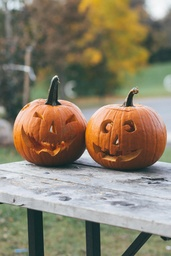
#> input picture halloween-unsplash.jpg, 171 x 256 px, shrunk from 3648 x 5472 before the run
$ python image_magic.py
#> lines starting #> are read from the running program, lines starting #| are printed output that depends on the picture
# Image Magic
# Load an image and manipulate the pixels

from PIL import Image


def to_greyscale(pixel: tuple, algo="average") -> tuple:
    """Convert a pixel to greyscale.
    Can also specify the greyscale algorithm.
    Default to average

    Args:
        pixel: a 3-tuple of ints from
            0 - 255, e.g. (140, 120, 255)
            represents (red, green blue)
        algo: the greyscale conversion algorithm
              specified by the user
              valid values are "average", "luma"
              defaults to "average"

    Returns:
        a 3-tuple pixel (r, g, b) in
        greyscale
    """

    # grab r, g, b
    red, green, blue = pixel

    # calculate the average
    if algo.lower() == "luma":
        grey = int(red * 0.3 + green * 0.59 + blue * 0.11)
    else:
        grey = int((red + green +blue) / 3)

    return grey, grey, grey


# def brighter(pixel: tuple) -> tuple:
def brightness(pixel: tuple, magnitude: int) -> tuple:
    """Increase the brightness of a pixel

    Args:
        pixel: a 3-tuple of (red, green, blue)
            subpixels

    Returns:
        a 3-tuple representing a brighter pixel
    """
    # break down the pixel into subpixels
    red = pixel[0]
    green = pixel[1]
    blue = pixel[2]

    MAX = 255
    MIN = 0

    # add the magnitude to the r, g, b values
    if red + magnitude > MAX:
        red = MAX
    elif red + magnitude < MIN:
        red = MIN
    else:
        red += magnitude

    if green + magnitude > MAX:
        green = MAX
    elif green + magnitude < MIN:
        red = MIN
    else:
        green += magnitude

    if blue + magnitude > MAX:
        blue = MAX
    elif blue + magnitude < MIN:
        red = MIN
    else:
        blue += magnitude

    # return it
    return red, green, blue


# def to_greyscale_luma(pixel: tuple) -> tuple:
#    """Convert to greyscale using luma algorithm
#    Args:
#        pixel: a 3-tuple of ints from
#            0 - 255, e.g. (140, 120, 255)
#            represents (red, green blue)
#
#    Returns:
#        a 3-tuple pixel (r, g, b) in
#        greyscale
#    """
#    red, green, blue = pixel
#
#    grey = int(red * 0.3 + green * 0.59 + blue * 0.11)
#
#    return grey, grey, grey

# # Load the image (pumpkin)
# # Open an output image that's the same size
image = Image.open('./halloween-unsplash.jpg')
#> image is the input picture: PIL image 171x256 RGB; mean R, G, B 138.9, 128, 107.6
output_image = Image.open('./halloween-unsplash.jpg')
#
# # Grab pixel information
a_pixel = image.getpixel((0, 0))  # grab pixel (0, 0) top-left
#> a_pixel = (185, 196, 202)
#
print(a_pixel)
#| (185, 196, 202)
#
# # Iterate over EVERY PIXEL
# # Get dimensions (size) of the image
image_width = image.width
#> image_width = 171
image_height = image.height
#> image_height = 256
#
# # Modify the image to convert it from colour to grayscale
# # ( r, g, b ) --> ( ?, ?, ? )
# # take the r, g, b, add them up and divide by 3
# # replace r, g, b with that AVERAGE value
#
# Top to bottom
for y in range(image_height):
    # Left to right
    for x in range(image_width):
        # Grab pixel information for THIS pixel
        pixel = image.getpixel((x, y))

        # grey_pixel = to_greyscale(pixel, "average")
        brighter_pixel = brightness(pixel, -100)

        # put that in the new image
        # output_image.putpixel((x, y), grey_pixel)
        output_image.putpixel((x, y), brighter_pixel)
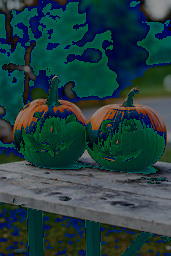
#> output_image: PIL image 171x256 RGB; mean R, G, B 33.5, 62.6, 63.3

output_image.save('darker.jpg')

# [6 lines of commented-out code are left out]
